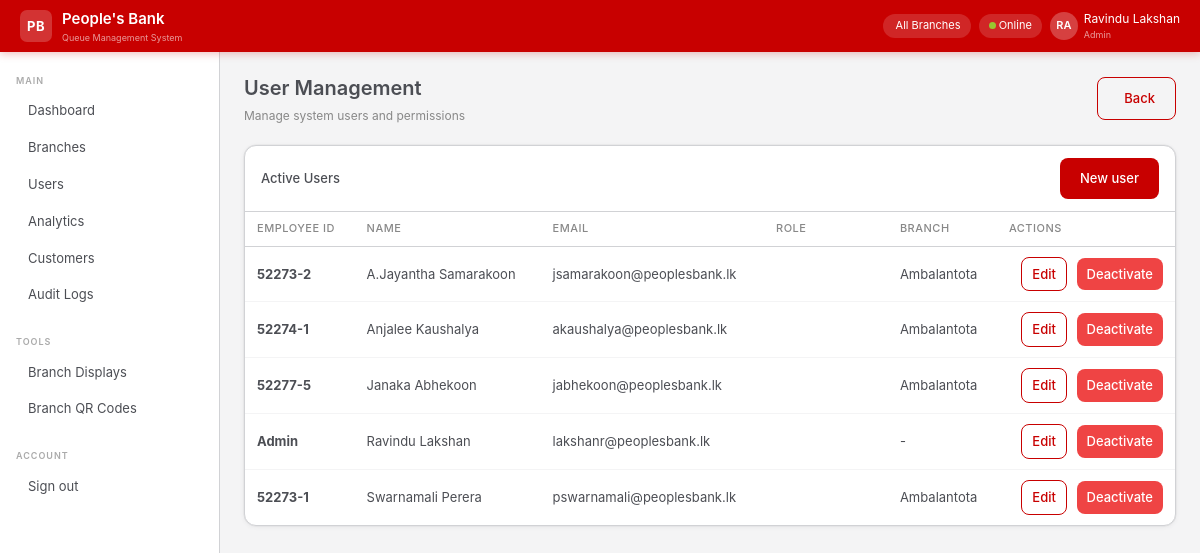
Before: /admin/users (signed in) with the older database file.
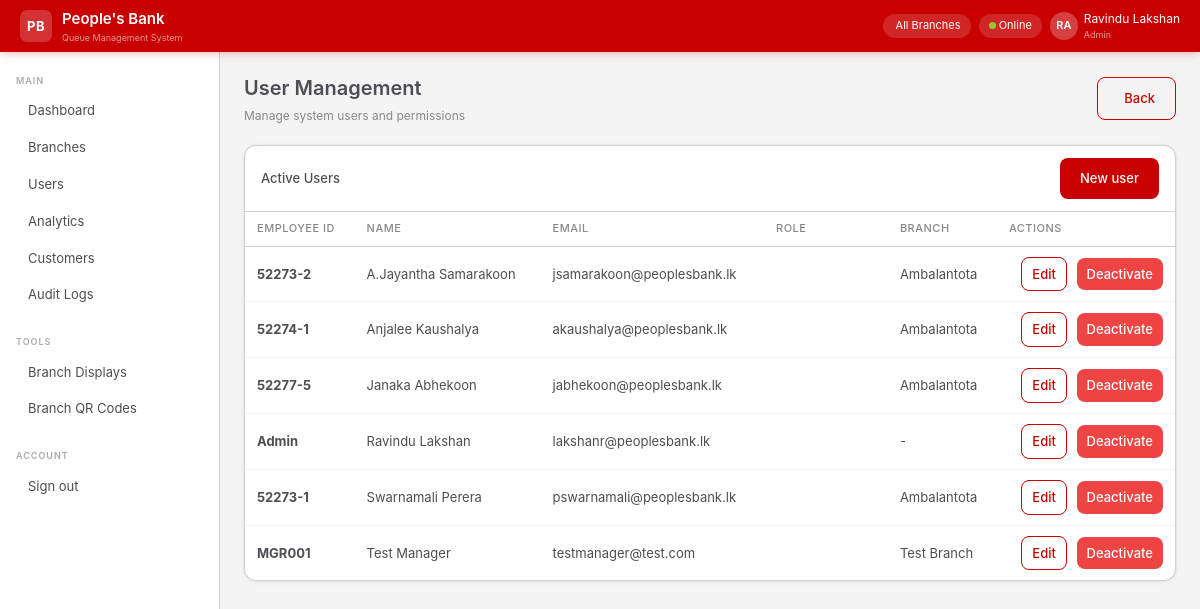
After: the same page with the newer database file.
### app/models/user.py (models this page shows, shortened)
class User(UserMixin, db.Model):
    __tablename__ = "users"
    id            = db.Column(db.Integer, primary_key=True)
    branch_id     = db.Column(db.Integer, db.ForeignKey("branches.id"), nullable=True)
    employee_id   = db.Column(db.String(20), unique=True, nullable=False)
    full_name     = db.Column(db.String(120), nullable=False)
    email         = db.Column(db.String(120), unique=True, nullable=False)
    password_hash = db.Column(db.String(256), nullable=False)
    role          = db.Column(db.Enum(UserRole), nullable=False)
    is_active     = db.Column(db.Boolean, default=True)
    last_login    = db.Column(db.DateTime)
    created_at    = db.Column(db.DateTime, default=lambda: datetime.now(timezone.utc))
    branch        = db.relationship("Branch", back_populates="users")
    tokens_served = db.relationship("QueueToken", back_populates="served_by_officer",
                                    foreign_keys="QueueToken.served_by", lazy="dynamic")
    audit_logs    = db.relationship("AuditLog", back_populates="user", lazy="dynamic")

### app/models/branch.py (models this page shows, shortened)
class Branch(db.Model):
    __tablename__ = "branches"
    id         = db.Column(db.Integer, primary_key=True)
    name       = db.Column(db.String(120), nullable=False)
    code       = db.Column(db.String(10), unique=True, nullable=False)
    address    = db.Column(db.Text)
    city       = db.Column(db.String(80))
    phone      = db.Column(db.String(20))
    is_active  = db.Column(db.Boolean, default=True, nullable=False)
    created_at = db.Column(db.DateTime, default=lambda: datetime.now(timezone.utc))
    users    = db.relationship("User",       back_populates="branch",   lazy="dynamic")
    counters = db.relationship("Counter",    back_populates="branch",   lazy="dynamic")
    tokens   = db.relationship("QueueToken", back_populates="branch",   lazy="dynamic")

### app/views/admin_view.py (the view)
@admin_view_bp.route("/users")
@login_required
@require_role(UserRole.ADMIN)
def users():
    users = User.query.filter_by(is_active=True).order_by(User.full_name).all()
    return render_template("admin/users.html", users=users)

### app/extensions.py (called while the page is built)
@login_manager.user_loader
def load_user(user_id):
    from app.models import User
    return User.query.get(int(user_id))

### app/templates/admin/users.html (shortened to what this page needs)
{% extends "base.html" %}
{% block content %}
<div class="pb-page-header">
  <div>
    <div class="pb-page-title">User Management</div>
    <div class="pb-page-sub">Manage system users and permissions</div>
  </div>
  <a href="/admin/dashboard" class="btn-pb-outline"> Back</a>
</div>
<div class="pb-card">
  <div class="pb-card-header">
    <div class="pb-card-title">Active Users</div>
    <a href="/admin/users/new" class="btn-pb-primary" style="margin-left:auto;">New user</a>
  </div>
  <table class="pb-table">
    <thead>
      <tr>
        <th>Employee ID</th>
        <th>Name</th>
        <th>Email</th>
        <th>Role</th>
        <th>Branch</th>
        <th>Actions</th>
      </tr>
    </thead>
    <tbody>
      {% for user in users %}
      <tr>
        <td><strong>{{ user.employee_id }}</strong></td>
        <td>{{ user.full_name }}</td>
        <td>{{ user.email }}</td>
        <td><span class="badge">{{ user.role.value|replace('_', ' ')|title }}</span></td>
        <td>{{ user.branch.name if user.branch else '-' }}</td>
        <td style="text-align:right;">
          <a href="/admin/users/{{ user.id }}/edit" class="btn-pb-outline" style="padding:6px 10px;">Edit</a>
          <form action="/admin/users/{{ user.id }}/deactivate" method="POST" style="display:inline;">
            <button type="submit" class="btn-pb-danger" style="padding:6px 10px;margin-left:6px;">Deactivate</button>
          </form>
        </td>
      </tr>
      {% endfor %}
    </tbody>
  </table>
</div>
{% endblock %}

### app/templates/base.html (shortened to what this page needs)
<!DOCTYPE html>
<html lang="en">
<head>
  <link href="https://cdn.jsdelivr.net/npm/bootstrap@5.3.2/dist/css/bootstrap.min.css" rel="stylesheet">
  <link href="https://cdn.jsdelivr.net/npm/@tabler/icons-webfont@3.3.0/dist/tabler-icons.min.css" rel="stylesheet">
  <link href="{{ url_for('static', filename='css/pbqms.css') }}" rel="stylesheet">
</head>
<body>
{% if current_user.is_authenticated %}
<nav class="pb-navbar">
  <a class="pb-navbar-brand" href="/">
    <div class="pb-navbar-logo">PB</div>
    <div>
      <div class="pb-navbar-name">People's Bank</div>
      <div style="font-size:9px;color:rgba(255,255,255,.6);">Queue Management System</div>
    </div>
  </a>
  <div class="pb-navbar-right">
    <div class="pb-navbar-chip">
      {{ current_user.branch.name if current_user.branch else 'All Branches' }}
    </div>
    <div class="pb-navbar-chip" id="connection-status">
      <span class="pb-online-dot"></span> Online
    </div>
    <div class="pb-navbar-user">
      <div class="pb-navbar-avatar">{{ current_user.full_name[:2].upper() }}</div>
      <div>
        <div>{{ current_user.full_name }}</div>
        <div style="font-size:9px;opacity:.6;">{{ current_user.role.value.replace('_',' ').title() }}</div>
      </div>
    </div>
  </div>
</nav>
<aside class="pb-sidebar">
  <div class="pb-sidebar-section">Main</div>
  {% if current_user.role.value == 'admin' %}
    <a href="/admin/dashboard" class="pb-sidebar-link {% if request.path == '/admin/dashboard' %}active{% endif %}">
       Dashboard
    </a>
    <a href="/admin/branches" class="pb-sidebar-link">
       Branches
    </a>
    <a href="/admin/users" class="pb-sidebar-link">
       Users
    </a>
    <a href="/admin/analytics" class="pb-sidebar-link">
       Analytics
    </a>
    <a href="/admin/customers" class="pb-sidebar-link">
       Customers
    </a>
    <a href="/admin/audit-logs" class="pb-sidebar-link">
       Audit Logs
    </a>
  {% endif %}
  <div class="pb-sidebar-section" style="margin-top:12px;">Tools</div>
  {% if current_user.role.value == 'admin' %}
    <a href="/admin/branches" class="pb-sidebar-link">
       Branch Displays
    </a>
    <a href="/admin/branches" class="pb-sidebar-link">
       Branch QR Codes
    </a>
  {% endif %}
  <div class="pb-sidebar-section" style="margin-top:12px;">Account</div>
  <a href="/auth/logout" class="pb-sidebar-link">
     Sign out
  </a>
</aside>
<main class="pb-main">
  {% block content %}{% endblock %}
</main>
{% else %}
  {% block public_content %}{% endblock %}
{% endif %}
</body>
</html>

Changed rows visible on the page:
added User: employee_id "MGR001", full_name "Test Manager", email "testmanager@test.com", branch "Test Branch"
